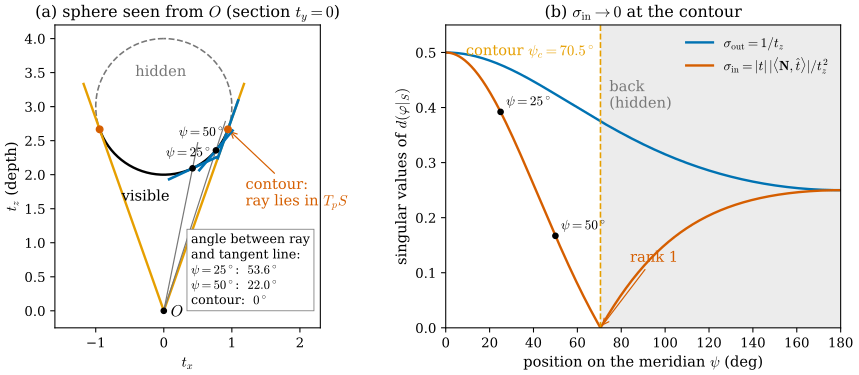

Write Python code to recreate this figure.
"""Figure 27.1.2: the projection of a surface loses rank exactly on the occluding contour (Section 27.1).

Sphere of radius 1 centered at (0, 0, 3) in camera coordinates, normalized camera (f = 1).
(a) Cross-section t_y = 0. The meridian point at angle psi (psi = 0: point nearest the camera) is
    t(psi) = (sin psi, 0, 3 - cos psi). Visible arc solid, hidden arc dashed. Orange: the two rays tangent to the
    sphere (contour points at psi = +-70.53 deg). Blue segments: the tangent line of the meridian at
    psi = 25, 50, 70.53 deg; gray: the ray through each point, extended a little beyond it. The number next to each
    point is the angle between the ray and the tangent line, asin |<N, t_hat>| = 53.6, 22.0, 0 deg.
(b) The two singular values of d(phi|_S) at t(psi): sigma_out = 1/t_z (direction out of the plane) and
    sigma_in = |t| |<N, t/|t|>| / t_z^2 (direction along the meridian), as functions of psi.
    The dots on the sigma_in curve mark psi = 25 and 50 deg (sigma_in = 0.392, 0.167), the same points as in (a).
Self-checks: the formulas equal the SVD of J restricted to T_pS; sigma_in = 0 exactly at psi = acos(1/3) = 70.53 deg;
the ray-tangent angles and the marked sigma_in values.

Run from the project root: ``PYTHONPATH=tools python3 chapters/27-cameras-rays/figures/fig-27-1-2-silhouette.py``
"""

import os

os.environ.setdefault("OMP_NUM_THREADS", "4")
os.environ.setdefault("OPENBLAS_NUM_THREADS", "4")

import dgfig

dgfig.setup()

import matplotlib.pyplot as plt
import numpy as np

C = dgfig.COLORS
Z0, RHO = 3.0, 1.0
psi_c = np.arccos(RHO / Z0)


def point(psi):
    n = np.array([np.sin(psi), 0.0, -np.cos(psi)])
    return np.array([0, 0, Z0]) + RHO * n, n


def J(t):
    return np.array([[1 / t[2], 0, -t[0] / t[2] ** 2], [0, 1 / t[2], -t[1] / t[2] ** 2]])


def sing(psi):
    t, n = point(psi)
    e_th = np.array([np.cos(psi), 0, np.sin(psi)])
    sv = np.linalg.svd(J(t) @ np.column_stack([e_th, [0, 1.0, 0]]), compute_uv=False)
    s_out = 1 / t[2]
    s_in = np.linalg.norm(t) * abs(n @ t / np.linalg.norm(t)) / t[2] ** 2
    assert np.allclose(np.sort(sv), np.sort([s_out, s_in]), atol=1e-12)
    return s_out, s_in


tc, nc = point(psi_c)
assert abs(nc @ tc) < 1e-12 and sing(psi_c)[1] < 1e-12

fig, (ax, bx) = plt.subplots(1, 2, figsize=(9.4, 4.2), gridspec_kw=dict(width_ratios=[1.05, 1.2]))
# ---------------------------------------------------------------- (a)
ps = np.linspace(-np.pi, np.pi, 721)
pts = np.array([point(p)[0] for p in ps])
vis = np.abs(ps) <= psi_c
ax.plot(pts[vis, 0], pts[vis, 2], color="k", lw=1.8)
for side in (ps > psi_c, ps < -psi_c):
    ax.plot(pts[side, 0], pts[side, 2], color=C["aux"], lw=1.2, ls="--")
for sgn in (1, -1):
    tcs = np.array([sgn * tc[0], 0, tc[2]])
    ax.plot([0, 1.25 * tcs[0]], [0, 1.25 * tcs[2]], color=C["accent"], lw=1.8)
    ax.plot(tcs[0], tcs[2], "o", color=C["normal"], ms=5, zorder=6)
def ray_tangent_angle(psi):
    t, n = point(psi)
    return np.degrees(np.arcsin(abs(n @ t) / np.linalg.norm(t)))


assert abs(ray_tangent_angle(np.radians(25)) - 53.6) < 0.05 and abs(ray_tangent_angle(np.radians(50)) - 22.0) < 0.05
assert abs(sing(np.radians(25))[1] - 0.392) < 5e-4 and abs(sing(np.radians(50))[1] - 0.167) < 5e-4
for deg, lab_xy in ((25, (0.03, 2.27)), (50, (0.22, 2.57))):
    t, n = point(np.radians(deg))
    ax.plot([0, 1.18 * t[0]], [0, 1.18 * t[2]], color=C["aux"], lw=0.9)
    e = np.array([np.cos(np.radians(deg)), 0, np.sin(np.radians(deg))])
    seg = np.array([t - 0.38 * e, t + 0.38 * e])
    ax.plot(seg[:, 0], seg[:, 2], color=C["tangent"], lw=2.0, zorder=5)
    ax.plot(t[0], t[2], "ko", ms=4, zorder=6)
    ax.text(*lab_xy, rf"$\psi={deg}^\circ$", fontsize=10)
e = np.array([np.cos(psi_c), 0, np.sin(psi_c)])
seg = np.array([tc - 0.45 * e, tc + 0.45 * e])
ax.plot(seg[:, 0], seg[:, 2], color=C["tangent"], lw=2.0, zorder=5)
ax.annotate("contour:\nray lies in $T_pS$", xy=(tc[0], tc[2]), xytext=(1.2, 1.55), fontsize=11, color=C["normal"],
            arrowprops=dict(arrowstyle="->", color=C["normal"], lw=0.9))
ax.text(-0.42, 3.45, "hidden", fontsize=11, color=C["aux"])
ax.text(-0.62, 1.62, "visible", fontsize=11)
rows = ["angle between ray", "and tangent line:"] + [
    rf"$\psi={deg}^\circ$:  ${ray_tangent_angle(np.radians(deg)):.1f}^\circ$" for deg in (25, 50)] + [
    r"contour:  $0^\circ$"]
ax.text(0.40, 0.06, "\n".join(rows), fontsize=9.5, va="bottom", linespacing=1.3,
        bbox=dict(facecolor="white", edgecolor=C["aux"], lw=0.6, pad=3))
ax.plot(0, 0, "ko", ms=4)
ax.text(0.1, -0.08, r"$O$", fontsize=12)
ax.set_xlim(-1.6, 2.3)
ax.set_ylim(-0.25, 4.2)
ax.set_aspect("equal")
ax.set_xlabel(r"$t_x$")
ax.set_ylabel(r"$t_z$ (depth)")
ax.set_title("(a) sphere seen from $O$ (section $t_y=0$)", fontsize=12)

# ---------------------------------------------------------------- (b)
pp = np.linspace(0, np.pi, 721)
so, si = np.array([sing(p) for p in pp]).T
bx.plot(np.degrees(pp), so, color=C["tangent"], lw=1.8, label=r"$\sigma_{\rm out}=1/t_z$")
bx.plot(np.degrees(pp), si, color=C["normal"], lw=1.8, label=r"$\sigma_{\rm in}=|t|\,|\langle \mathbf{N},\hat t\rangle|/t_z^2$")
for deg in (25, 50):
    sv_in = sing(np.radians(deg))[1]
    bx.plot(deg, sv_in, "ko", ms=4, zorder=6)
    bx.text(deg + 2.5, sv_in + 0.012, rf"$\psi={deg}^\circ$", fontsize=10)
bx.axvline(np.degrees(psi_c), color=C["accent"], lw=1.2, ls="--")
bx.axvspan(np.degrees(psi_c), 180, color=C["surface"], alpha=0.4, lw=0)
bx.text(np.degrees(psi_c) - 2, 0.495, r"contour $\psi_c=70.5^\circ$", fontsize=11, color=C["accent"], ha="right")
bx.text(np.degrees(psi_c) + 4, 0.40, "back\n(hidden)", fontsize=11, color=C["aux"])
bx.annotate(r"rank 1", xy=(np.degrees(psi_c), 0.0), xytext=(84, 0.12), fontsize=11, color=C["normal"],
            arrowprops=dict(arrowstyle="->", color=C["normal"], lw=0.9))
bx.set_xlim(0, 180)
bx.set_ylim(0, 0.55)
bx.set_xlabel(r"position on the meridian $\psi$ (deg)")
bx.set_ylabel(r"singular values of $d(\varphi|_S)$")
bx.legend(loc="upper right", fontsize=10, frameon=False, bbox_to_anchor=(1.0, 1.0))
bx.set_title(r"(b) $\sigma_{\rm in}\to 0$ at the contour", fontsize=12)
fig.tight_layout()
dgfig.save(fig, __file__)
